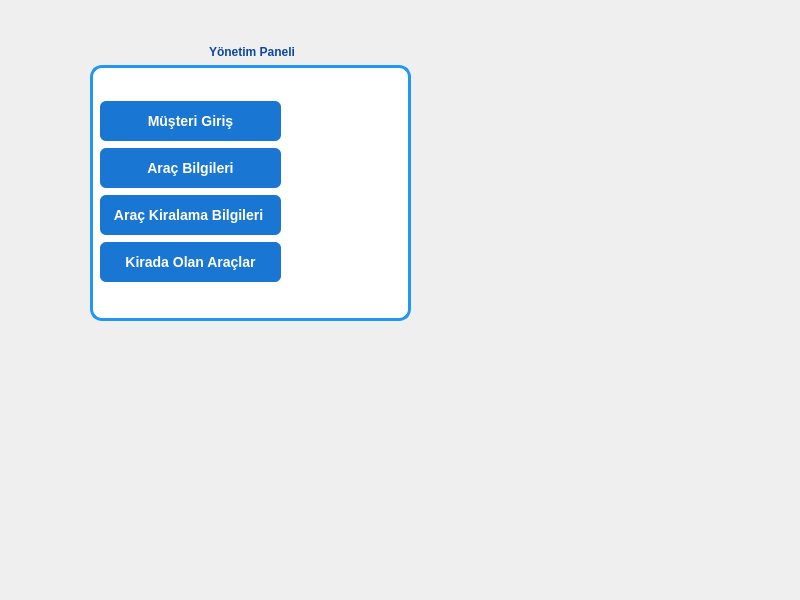
<?xml version="1.0" encoding="UTF-8"?>
<ui version="4.0">
 <class>Widget</class>
 <widget class="QWidget" name="Widget">
  <property name="geometry">
   <rect>
    <x>0</x>
    <y>0</y>
    <width>800</width>
    <height>600</height>
   </rect>
  </property>
  <property name="windowTitle">
   <string>Widget</string>
  </property>
  <widget class="QGroupBox" name="groupBox">
   <property name="geometry">
    <rect>
     <x>90</x>
     <y>40</y>
     <width>321</width>
     <height>281</height>
    </rect>
   </property>
   <property name="styleSheet">
    <string notr="true">/* --- Ana Kutu (GroupBox) Ayarları --- */
QGroupBox {
    /* Arka Plan: Çok açık, ferah bir mavi tonu */
    background-color: #FFFFFF; 
    
    /* Çerçeve: Belirgin bir mavi */
    border: 3px solid #2196F3; 
    
    /* Köşeleri yumuşat */
    border-radius: 12px;        
    
    /* Başlık yazısının çizginin üstüne gelmemesi için yukarıdan boşluk */
    margin-top: 25px;           
    
    font-weight: bold;
}

/* --- Kutunun Başlığı (Örn: Menü) --- */
QGroupBox::title {
    /* Başlığı kutunun çerçevesinin ortasına yerleştir */
    subcontrol-origin: margin;
    subcontrol-position: top center; 
    
    /* Başlığın etrafına biraz boşluk bırak */
    padding: 5px 15px;
    
    /* Başlık Yazı Rengi: Koyu, okunaklı mavi */
    color: #0D47A1; 
    
    /* Başlığın kendi arka planı (şeffaf olsun) */
    background-color: transparent;
}

/* --- Butonların Normal Hali --- */
QPushButton {
    /* Buton Rengi: Canlı, modern bir mavi */
    background-color: #1976D2; 
    
    /* Yazı Rengi: Beyaz */
    color: white;              
    
    /* Kenarlık olmasın, sadece renk olsun */
    border: none;
    
    /* Buton köşelerini hafif yuvarlat */
    border-radius: 6px;
    
    /* Butonun içi biraz geniş ve ferah olsun */
    padding: 12px;             
    
    font-size: 14px;
    font-weight: bold;
}

/* --- Butonun Üzerine Gelince (Hover) --- */
QPushButton:hover {
    /* Rengi biraz daha koyulaştır */
    background-color: #1565C0; 
}

/* --- Butona Tıklanınca (Pressed) --- */
QPushButton:pressed {
    /* Tıklama hissi için en koyu mavi tonu */
    background-color: #0D47A1; 
}</string>
   </property>
   <property name="title">
    <string>Yönetim Paneli</string>
   </property>
   <widget class="QWidget" name="verticalLayoutWidget">
    <property name="geometry">
     <rect>
      <x>10</x>
      <y>60</y>
      <width>181</width>
      <height>186</height>
     </rect>
    </property>
    <layout class="QVBoxLayout" name="verticalLayout">
     <item>
      <widget class="QPushButton" name="btnMusteri">
       <property name="font">
        <font>
         <pointsize>-1</pointsize>
         <bold>true</bold>
        </font>
       </property>
       <property name="text">
        <string>Müşteri Giriş</string>
       </property>
      </widget>
     </item>
     <item>
      <widget class="QPushButton" name="btnArac">
       <property name="font">
        <font>
         <pointsize>-1</pointsize>
         <bold>true</bold>
        </font>
       </property>
       <property name="text">
        <string>Araç Bilgileri</string>
       </property>
      </widget>
     </item>
     <item>
      <widget class="QPushButton" name="btnKiralama">
       <property name="font">
        <font>
         <pointsize>-1</pointsize>
         <bold>true</bold>
        </font>
       </property>
       <property name="text">
        <string>Araç Kiralama Bilgileri </string>
       </property>
      </widget>
     </item>
     <item>
      <widget class="QPushButton" name="btnKirada">
       <property name="font">
        <font>
         <pointsize>-1</pointsize>
         <bold>true</bold>
        </font>
       </property>
       <property name="autoFillBackground">
        <bool>false</bool>
       </property>
       <property name="text">
        <string>Kirada Olan Araçlar</string>
       </property>
      </widget>
     </item>
    </layout>
   </widget>
   <widget class="QLabel" name="label">
    <property name="geometry">
     <rect>
      <x>210</x>
      <y>100</y>
      <width>81</width>
      <height>101</height>
     </rect>
    </property>
    <property name="text">
     <string/>
    </property>
    <property name="pixmap">
     <pixmap>../../Desktop/araba.jpg</pixmap>
    </property>
    <property name="scaledContents">
     <bool>true</bool>
    </property>
   </widget>
  </widget>
 </widget>
 <resources/>
 <connections/>
</ui>
